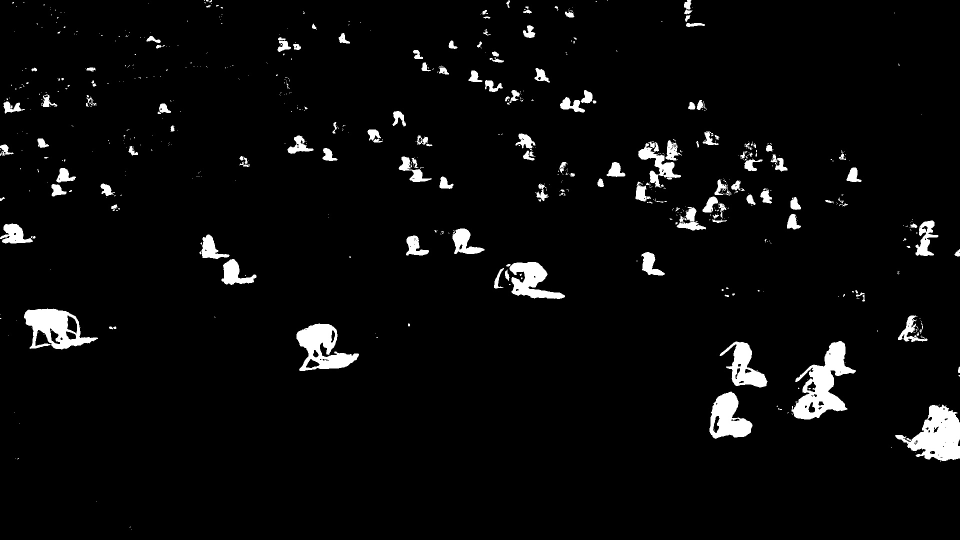
#> input picture background/68clip/samples/frame1000.jpg, 1920 x 1080 px, found by its file name (shown at 1/2 size)
$ python bkgdsubtract.py ../blob-tracking/test.jpg 68clip/samples/frame1000.jpg   (Python 2 division)
#> lines starting #> are read from the running program, lines starting #| are printed output that depends on the picture; after the words box and inside, x2 and y2 are one past the last pixel; in counts of white or black regions, pixels touching at a corner belong together
import numpy as np
import cv2
import os
import sys
from matplotlib import pyplot as plt
# import image_plot_utilities as ipl

# [44 lines left out: function create_frames, not called in this run]

#create_frames('68clip')
#create_frames('GOPR0076')

def find_centers( vidname ):
#> called with vidname = '../blob-tracking/test.jpg'
	frames = os.listdir(vidname+'/samples')
	if not os.path.exists(vidname+'/detect'):
		os.makedirs(vidname+'/detect')

	kernel = cv2.getStructuringElement(cv2.MORPH_RECT,(3,3))
	allcenters = []
	allareas = []
	for frame in frames:
		im = cv2.imread(vidname+'/samples/'+frame)
#> im is the input picture: shape (1080, 1920, 3); min 0, max 255, mean 10.2
		im = cv2.cvtColor(im, cv2.COLOR_BGR2GRAY)
#> im: shape (1080, 1920)
		# remove residual noise and fill in gaps in image
		im = cv2.morphologyEx(im,cv2.MORPH_CLOSE,kernel)
		im = cv2.morphologyEx(im,cv2.MORPH_OPEN,kernel)

		# find contours
		imcpy = im.copy()
		contours,hierarchy = cv2.findContours(imcpy,0,2)
#> contours = 194 contours, 1 with area under 20; largest, box (x1, y1, x2, y2) and area: (1553, 680, 1712, 840) 11902, (1784, 808, 1920, 928) 9430, (48, 616, 200, 704) 8794, (592, 640, 720, 744) 7998, (1337, 352, 1512, 464) 7723
		framecenters = []
		areas = []
		contours = sorted(contours, key=cv2.contourArea, reverse=True)
		topcontours = contours[:int(0.15*len(contours))]
#> topcontours = 29 contours; largest, box (x1, y1, x2, y2) and area: (1553, 680, 1712, 840) 11902, (1784, 808, 1920, 928) 9430, (48, 616, 200, 704) 8794, (592, 640, 720, 744) 7998, (1337, 352, 1512, 464) 7723
		for contour in topcontours:
			M = cv2.moments(contour)
			# get coordinates of center of mass
			cx = int(M['m10']/M['m00'])
			cy = int(M['m01']/M['m00'])
			framecenters.append((cx, cy))

			area = cv2.contourArea(contour)
			areas.append(area)
#> this loop made 29 passes
#> (cx, cy, area) on passes 1 to 12: (1642, 770, 11902), (1871, 870, 9429.5), (111, 658, 8793.5), (645, 696, 7998), (1420, 415, 7723), (1316, 335, 7235), (1051, 561, 6811.5), (1455, 836, 6097), (1486, 732, 5304), (449, 525, 4643), (1843, 472, 3206), (929, 486, 2668.5)
#> after the loop, areas = 29 values, max 11902 at index 0, min 1224.5 at index 28, mean 3833.8; framecenters = 29 pairs, first value 28 to 1871, second value 32 to 870

		allcenters.append(framecenters)
		allareas.append(area)
		cv2.drawContours(im, topcontours, -1, (255,0,0))
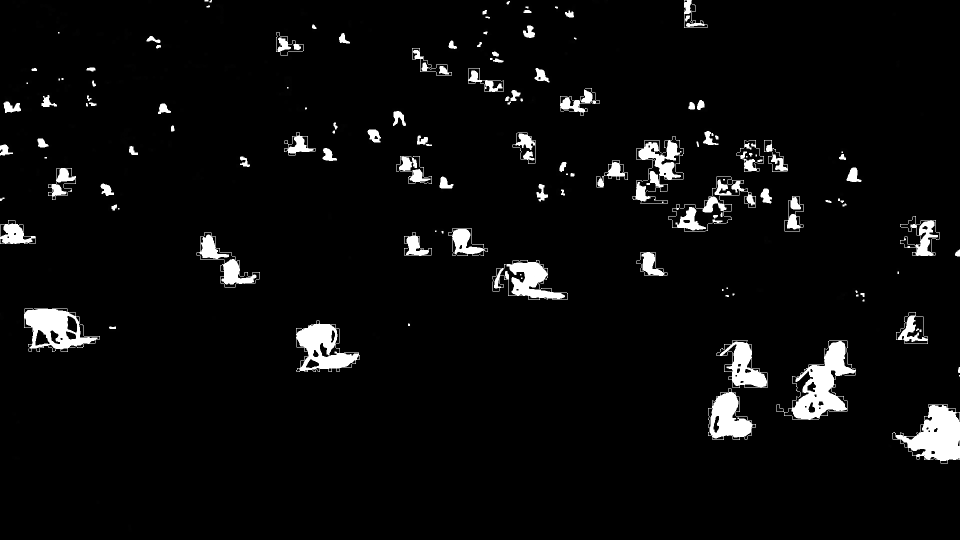
#> im: shape (1080, 1920) (shown at 1/2 size); min 0, max 255, mean 11.4
		#cv2.imshow('sample1',im)
		#cv2.waitKey()
		cv2.imwrite(vidname+'/detect/'+frame,im)
#> pass 2 of the loop in find_centers, `for frame in frames:`:
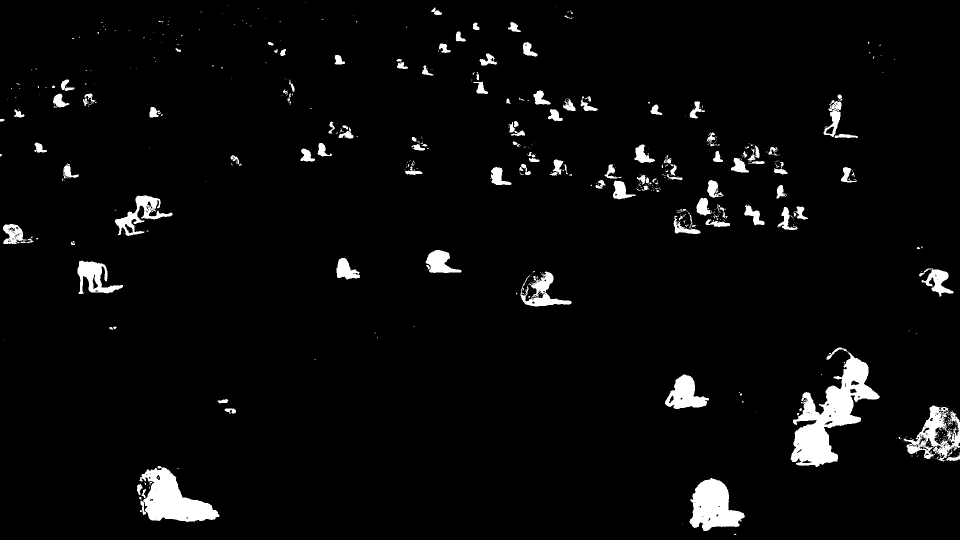
#> input picture background/68clip/samples/frame1500.jpg, 1920 x 1080 px, found by its file name (shown at 1/2 size)
#> in find_centers, im is the input picture: shape (1080, 1920, 3); min 0, max 255, mean 9.9
#> contours = 141 contours; largest, box (x1, y1, x2, y2) and area: (1576, 688, 1760, 936) 20331, (272, 928, 440, 1048) 11972, (1792, 808, 1920, 928) 9701, (1376, 952, 1496, 1064) 8521, (224, 384, 348, 472) 5409
#> topcontours = 21 contours; largest, box (x1, y1, x2, y2) and area: (1576, 688, 1760, 936) 20331, (272, 928, 440, 1048) 11972, (1792, 808, 1920, 928) 9701, (1376, 952, 1496, 1064) 8521, (224, 384, 348, 472) 5409
#> the loop in find_centers, `for contour in topcontours:` made 21 passes
#> (cx, cy, area) on passes 1 to 8: (1659, 824, 20331), (340, 997, 11972), (1872, 873, 9701), (1426, 1012, 8521), (280, 430, 5409), (1079, 581, 4940.5), (189, 557, 4520.5), (1370, 788, 4284)
#> after the loop in find_centers, `for contour in topcontours:`: areas = [20331, 11972, 9701, 8521, 5409, 4940.5, 4520.5, 4284, 3670.5, 3032, 2793, 2619, 2576.5, 2457.5, 2435.5, 2199.5, 1993.5, 1962, 1702, 1666.5, 1631.5]; framecenters = [(1659, 824), (340, 997), (1872, 873), (1426, 1012), (280, 430), (1079, 581), (189, 557), (1370, 788), (1426, 414), (1872, 562), (1673, 240), (879, 525), (1227, 368), (1492, 318), (1369, 447), (1582, 436), (31, 470), (1088, 211), (691, 538), (682, 261), (126, 187)]
#> in find_centers, `cv2.drawContours(im, topcontours, -1, (255,0,0))`:
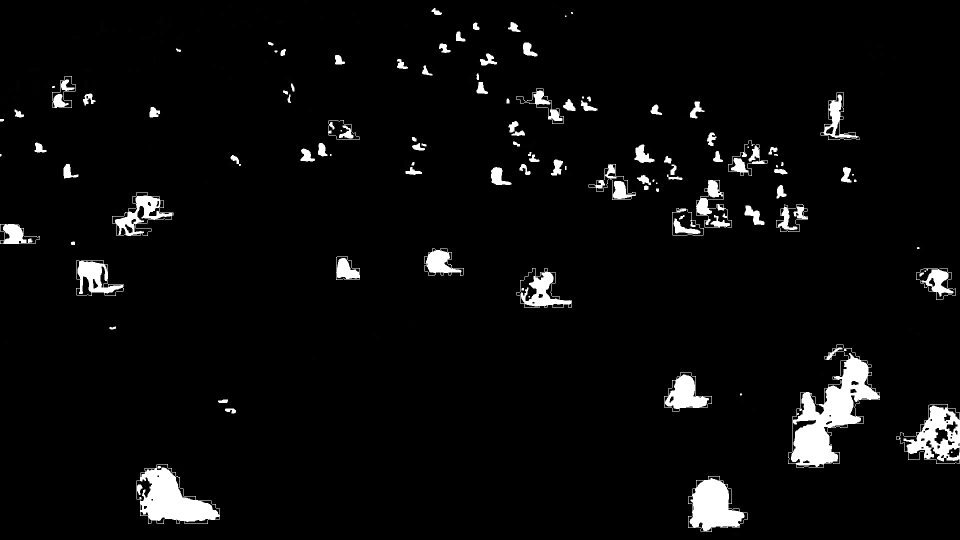
#> im: shape (1080, 1920) (shown at 1/2 size); min 0, max 255, mean 11
#> pass 3 of the loop in find_centers, `for frame in frames:`:
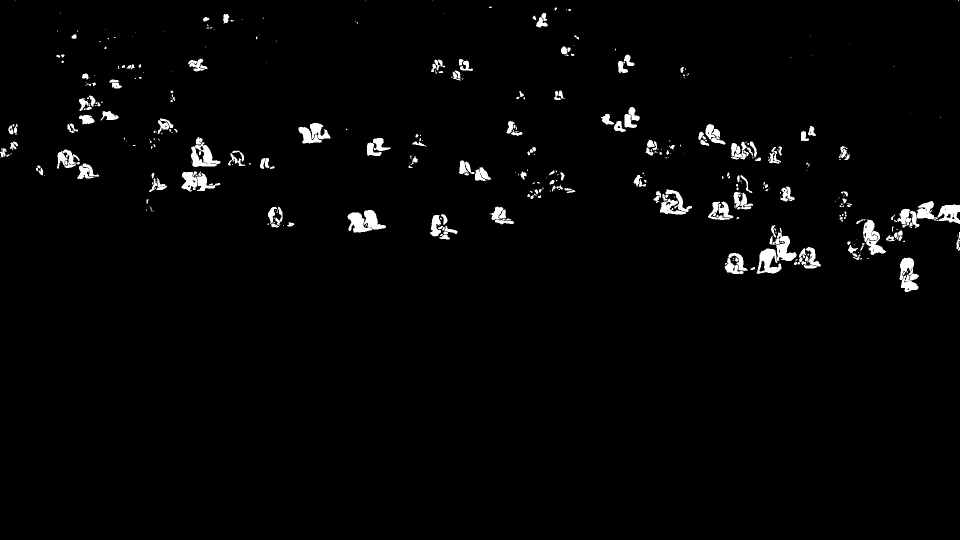
#> input picture background/68clip/samples/frame50.jpg, 1920 x 1080 px, found by its file name (shown at 1/2 size)
#> in find_centers, im is the input picture: shape (1080, 1920, 3); min 0, max 255, mean 5.5
#> contours = 104 contours, 1 with area under 20; largest, box (x1, y1, x2, y2) and area: (1448, 448, 1648, 552) 8870, (1768, 400, 1920, 488) 5963, (360, 272, 448, 384) 5314, (1416, 344, 1512, 440) 4119, (1688, 432, 1776, 520) 4064
#> topcontours = 15 contours; largest, box (x1, y1, x2, y2) and area: (1448, 448, 1648, 552) 8870, (1768, 400, 1920, 488) 5963, (360, 272, 448, 384) 5314, (1416, 344, 1512, 440) 4119, (1688, 432, 1776, 520) 4064
#> the loop in find_centers, `for contour in topcontours:` made 15 passes
#> (cx, cy, area) on passes 1 to 8: (1546, 514, 8869.5), (1840, 437, 5963), (399, 335, 5313.5), (1467, 403, 4119), (1733, 482, 4064.5), (1459, 289, 4043), (729, 444, 2995.5), (1343, 404, 2926.5)
#> after the loop in find_centers, `for contour in topcontours:`: areas = [8869.5, 5963, 5313.5, 4119, 4064.5, 4043, 2995.5, 2926.5, 2923, 2842.5, 2356.5, 2326, 2312.5, 2295, 1861]; framecenters = [(1546, 514), (1840, 437), (399, 335), (1467, 403), (1733, 482), (1459, 289), (729, 444), (1343, 404), (151, 329), (186, 220), (625, 265), (1816, 547), (881, 454), (1244, 240), (947, 343)]
#> in find_centers, `cv2.drawContours(im, topcontours, -1, (255,0,0))`:
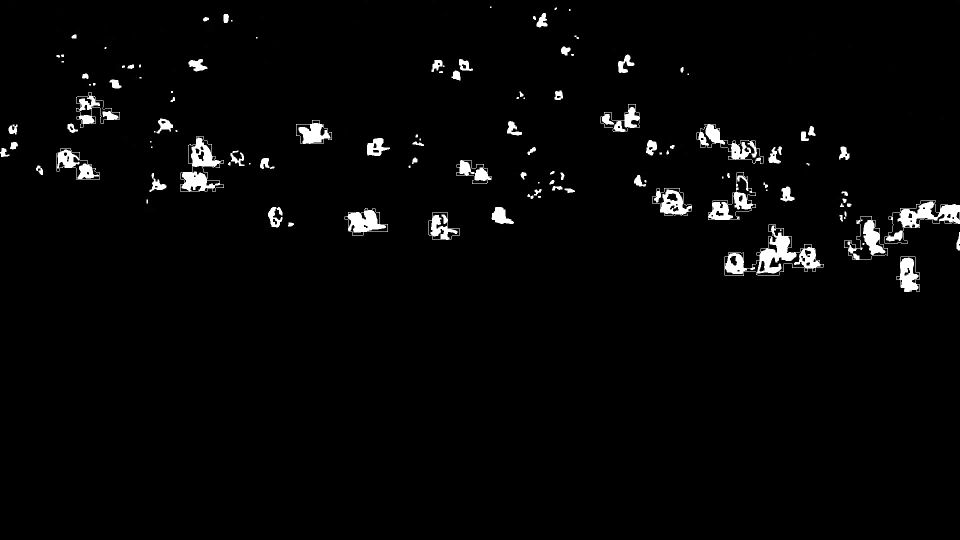
#> im: shape (1080, 1920) (shown at 1/2 size); min 0, max 255, mean 6.4
#> (the run stopped early here; a loop or call above may not have finished)
